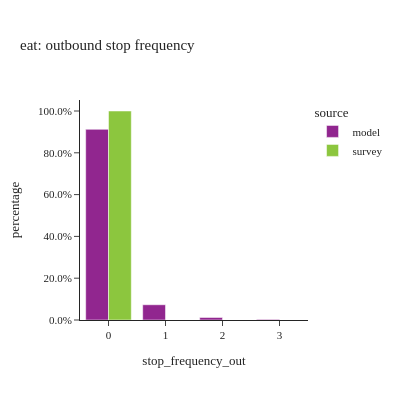
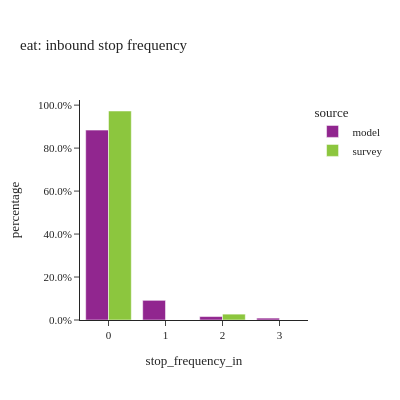

Write notebook code for charts like these, in order.
### Code cell
#| layout: [[1,1], [1]]
stopfreq_by_tourtype(tour_data, "eat")

### Figure 1 — Plotly figure (JSON) as saved in the notebook; plotly's stock layout.template omitted (floating-point values rounded to 4 significant figures)
{"data": [{"alignmentgroup": "True", "customdata": [[67950.0, 67950.0], [5433.0, 5433.0], [894.0, 894.0], [214.0, 214.0]], "hovertemplate": "source=model<br>stop_frequency_out=%{x}<br>percentage=%{y}<br>weighted_sum=%{customdata[0]}<br>sample_size=%{customdata[1]}<extra></extra>", "legendgroup": "model", "marker": {"color": "#91268F", "pattern": {"shape": ""}}, "name": "model", "offsetgroup": "model", "orientation": "v", "showlegend": true, "textposition": "auto", "type": "bar", "x": ["0", "1", "2", "3"], "xaxis": "x", "y": [0.9122, 0.07294, 0.012, 0.002873], "yaxis": "y"}, {"alignmentgroup": "True", "customdata": [[88420.0, 124.0]], "hovertemplate": "source=survey<br>stop_frequency_out=%{x}<br>percentage=%{y}<br>weighted_sum=%{customdata[0]}<br>sample_size=%{customdata[1]}<extra></extra>", "legendgroup": "survey", "marker": {"color": "#8CC63E", "pattern": {"shape": ""}}, "name": "survey", "offsetgroup": "survey", "orientation": "v", "showlegend": true, "textposition": "auto", "type": "bar", "x": ["0"], "xaxis": "x", "y": [1.0], "yaxis": "y"}], "layout": {"barmode": "group", "height": 400, "legend": {"title": {"text": "source"}, "tracegroupgap": 0}, "title": {"text": "eat: outbound stop frequency"}, "width": 400, "xaxis": {"anchor": "y", "domain": [0.0, 1.0], "title": {"text": "stop_frequency_out"}}, "yaxis": {"anchor": "x", "domain": [0.0, 1.0], "tickformat": ".1%", "title": {"text": "percentage"}}}}

### Figure 2 — Plotly figure (JSON) as saved in the notebook; plotly's stock layout.template omitted (floating-point values rounded to 4 significant figures)
{"data": [{"alignmentgroup": "True", "customdata": [[65820.0, 65820.0], [6814.0, 6814.0], [1196.0, 1196.0], [656.0, 656.0]], "hovertemplate": "source=model<br>stop_frequency_in=%{x}<br>percentage=%{y}<br>weighted_sum=%{customdata[0]}<br>sample_size=%{customdata[1]}<extra></extra>", "legendgroup": "model", "marker": {"color": "#91268F", "pattern": {"shape": ""}}, "name": "model", "offsetgroup": "model", "orientation": "v", "showlegend": true, "textposition": "auto", "type": "bar", "x": ["0", "1", "2", "3"], "xaxis": "x", "y": [0.8837, 0.09148, 0.01606, 0.008807], "yaxis": "y"}, {"alignmentgroup": "True", "customdata": [[86000.0, 123.0], [2417.0, 1.0]], "hovertemplate": "source=survey<br>stop_frequency_in=%{x}<br>percentage=%{y}<br>weighted_sum=%{customdata[0]}<br>sample_size=%{customdata[1]}<extra></extra>", "legendgroup": "survey", "marker": {"color": "#8CC63E", "pattern": {"shape": ""}}, "name": "survey", "offsetgroup": "survey", "orientation": "v", "showlegend": true, "textposition": "auto", "type": "bar", "x": ["0", "2"], "xaxis": "x", "y": [0.9727, 0.02734], "yaxis": "y"}], "layout": {"barmode": "group", "height": 400, "legend": {"title": {"text": "source"}, "tracegroupgap": 0}, "title": {"text": "eat: inbound stop frequency"}, "width": 400, "xaxis": {"anchor": "y", "domain": [0.0, 1.0], "title": {"text": "stop_frequency_in"}}, "yaxis": {"anchor": "x", "domain": [0.0, 1.0], "tickformat": ".1%", "title": {"text": "percentage"}}}}
